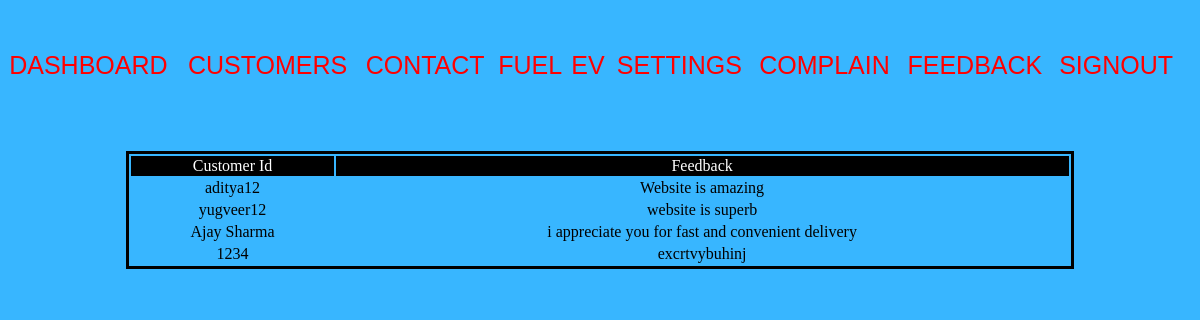
The page /companyfeedbackcodedb on the database its author committed.
### development/models.py (models this page shows)
class FeedbackTable(models.Model):
    customerid = models.TextField(primary_key=True, db_column='CustomerId')
    feedback = models.TextField(db_column='Feedback')
    class Meta:
        db_table = 'feedbacktable'

### development/views.py (the view)
# urls.py: path("companyfeedbackcodedb", views.companyfeedbackdbcode),
def companyfeedbackdbcode(request):
    data = list(FeedbackTable.objects.values_list())
    return render(request, "companyfeedback.html", {'data': data})

### templates/companyfeedback.html (shortened to what this page needs)
{% load static %}
<!DOCTYPE html>
<html lang="en">
<head>
</head>
<body>
<div style="width:100%;height:50px">
    <table width="100%" class="tabtheme">
        <tr>
            <td class="box"><a href="companydashboardlink" >Dashboard</a></td>
            <td class="box"><a href="companycustomerscodedb">Customers</a></td>
            <td class="box"><a href="companycontactcodedb">Contact</a></td>
            <td class="box"><a href="companyorderfuelcodedb">Fuel</a></td>
            <td class="box"><a href="companyorderevcodedb">EV</a></td>
            <td class="box"><a href="companysettingslink">settings</a></td>
            <td class="box"><a href="companycomplaincodedb">complain</a></td>
            <td class="box"><a href="companyfeedbackcodedb">feedback</a></td>
            <td class="box"><a href="companylink">signout</a></td>
        </tr>
    </table>
</div>
<div class="formtheme">
<br><br>
    <table width="80%" align="center" style="border:solid">
        <tr align="center"  style="background-color:black;color:white;">
            <td>Customer Id</td>
            <td>Feedback</td>
        </tr>
        {% for records in data %}
            <tr align="center">
                <td>{{ records.0 }}</td>
                <td>{{ records.1 }}</td>
            </tr>
        {% endfor %}
    </table>
</div>
</body>
</html>

### rows shown on the page
FeedbackTable: CustomerId "aditya12", Feedback "Website is amazing"
FeedbackTable: CustomerId "yugveer12", Feedback "website is superb"
FeedbackTable: CustomerId "Ajay Sharma", Feedback "i appreciate you for fast and convenient delivery"
FeedbackTable: CustomerId "1234", Feedback "excrtvybuhinj"
